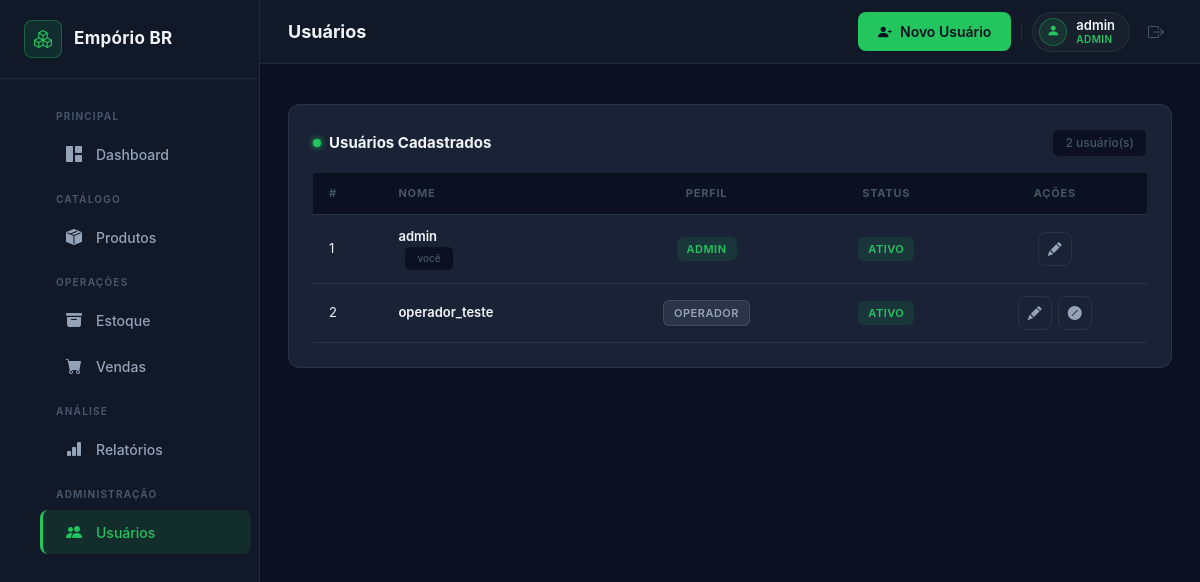
/usuarios (signed in), run on the app's committed database.
### app/models/models.py (models this page shows, shortened)
class Usuario(UserMixin, db.Model):
    __tablename__ = 'usuarios'
    id = db.Column(db.Integer, primary_key=True)
    nome = db.Column(db.String(100), nullable=False)
    senha_hash = db.Column(db.String(255), nullable=False)
    perfil = db.Column(db.String(20), nullable=False, default='operador')  # 'admin' ou 'operador'
    ativo = db.Column(db.Boolean, default=True)
    movimentacoes = db.relationship('Movimentacao', backref='usuario', lazy='dynamic')
    vendas = db.relationship('Venda', backref='usuario', lazy='dynamic')
    @property
    def is_admin(self):
        return self.perfil == 'admin'

### app/routes/usuarios.py (the view)
@usuarios_bp.route('/usuarios')
@login_required
def lista_usuarios():
    bloqueio = _somente_admin()
    if bloqueio:
        return bloqueio
    usuarios = Usuario.query.order_by(Usuario.nome).all()
    return render_template('usuarios/lista.html', usuarios=usuarios)

### app/models/models.py (called while the page is built)
@login_manager.user_loader
def load_user(user_id):
    return Usuario.query.get(int(user_id))

### app/routes/usuarios.py (called while the page is built)
def _somente_admin():
    if not current_user.is_admin:
        flash('Acesso restrito ao administrador.', 'danger')
        return redirect(url_for('main.dashboard'))
    return None

### app/templates/usuarios/lista.html (shortened to what this page needs)
{% extends 'base.html' %}
{% block page_title %}Usuários{% endblock %}
{% block topbar_actions %}
<a href="{{ url_for('usuarios.novo_usuario') }}" class="btn-accent">
  <i class="bi bi-person-plus-fill"></i> Novo Usuário
</a>
{% endblock %}
{% block content %}
<div class="card-dark">
  <div class="section-header mb-3">
    <div class="section-title-group">
      <span class="section-dot dot-green"></span>
      <h5 class="section-title">Usuários Cadastrados</h5>
    </div>
    <span class="badge-gray">{{ usuarios|length }} usuário(s)</span>
  </div>
  <div class="table-scroll">
    <table class="table-dark-custom">
      <thead>
        <tr>
          <th>#</th>
          <th>Nome</th>
          <th class="text-center">Perfil</th>
          <th class="text-center">Status</th>
          <th class="text-center">Ações</th>
        </tr>
      </thead>
      <tbody>
        {% for u in usuarios %}
        <tr>
          <td class="text-muted-col">{{ u.id }}</td>
          <td>
            <span class="product-name">{{ u.nome }}</span>
            {% if u.id == current_user.id %}
              <span class="badge-gray" style="margin-left:6px; font-size:10px;">você</span>
            {% endif %}
          </td>
          <td class="text-center">
            {% if u.is_admin %}
              <span class="status-badge status-ok">Admin</span>
            {% else %}
              <span class="status-badge" style="background:rgba(148,163,184,.15); color:var(--text-secondary); border:1px solid rgba(148,163,184,.2);">Operador</span>
            {% endif %}
          </td>
          <td class="text-center">
            {% if u.ativo %}
              <span class="status-badge status-ok">Ativo</span>
            {% else %}
              <span class="status-badge status-danger">Inativo</span>
            {% endif %}
          </td>
          <td class="text-center">
            <div style="display:flex; gap:6px; justify-content:center;">
              <a href="{{ url_for('usuarios.editar_usuario', id=u.id) }}"
                 class="btn-icon" title="Editar">
                <i class="bi bi-pencil-fill"></i>
              </a>
              {% if u.id != current_user.id %}
              <form method="POST"
                    action="{{ url_for('usuarios.toggle_ativo', id=u.id) }}"
                    style="display:inline"
                    onsubmit="return confirm('{{ 'Desativar' if u.ativo else 'Ativar' }} o usuário {{ u.nome }}?')">
                <button type="submit" class="btn-icon {{ 'btn-icon-danger' if u.ativo else 'btn-icon-ok' }}"
                        title="{{ 'Desativar' if u.ativo else 'Ativar' }}">
                  <i class="bi bi-{{ 'slash-circle-fill' if u.ativo else 'check-circle-fill' }}"></i>
                </button>
              </form>
              {% endif %}
            </div>
          </td>
        </tr>
        {% else %}
        <tr>
          <td colspan="5" class="text-center text-muted-col" style="padding:24px">
            Nenhum usuário cadastrado.
          </td>
        </tr>
        {% endfor %}
      </tbody>
    </table>
  </div>
</div>
{% endblock %}

### app/templates/base.html (shortened to what this page needs)
<!DOCTYPE html>
<html lang="pt-BR">
<head>
  <link href="https://cdn.jsdelivr.net/npm/bootstrap@5.3.3/dist/css/bootstrap.min.css" rel="stylesheet">
  <link href="https://cdn.jsdelivr.net/npm/bootstrap-icons@1.11.3/font/bootstrap-icons.min.css" rel="stylesheet">
  <link href="{{ url_for('static', filename='css/styles.css') }}" rel="stylesheet">
</head>
<body>
<div class="layout-wrapper">
  <aside class="sidebar" id="sidebar">
    <div class="sidebar-brand">
      <span class="brand-icon"><i class="bi bi-boxes"></i></span>
      <span class="brand-name">Empório BR</span>
    </div>
    <nav class="sidebar-nav">
      <ul>
        <li class="nav-label">Principal</li>
        <li>
          <a href="{{ url_for('main.dashboard') }}"
             class="{{ 'active' if request.endpoint == 'main.dashboard' }}">
            <i class="bi bi-grid-1x2-fill"></i>
            <span>Dashboard</span>
          </a>
        </li>
        <li class="nav-label">Catálogo</li>
        <li>
          <a href="{{ url_for('produtos.lista_produtos') }}"
             class="{{ 'active' if request.endpoint and request.endpoint.startswith('produtos.') }}">
            <i class="bi bi-box-seam-fill"></i>
            <span>Produtos</span>
          </a>
        </li>
        <li class="nav-label">Operações</li>
        <li>
          <a href="{{ url_for('estoque.visao_geral') }}"
             class="{{ 'active' if request.endpoint and request.endpoint.startswith('estoque.') }}">
            <i class="bi bi-archive-fill"></i>
            <span>Estoque</span>
          </a>
        </li>
        <li>
          <a href="{{ url_for('vendas.nova_venda') }}"
             class="{{ 'active' if request.endpoint and request.endpoint.startswith('vendas.') }}">
            <i class="bi bi-cart-fill"></i>
            <span>Vendas</span>
          </a>
        </li>
        <li class="nav-label">Análise</li>
        <li>
          <a href="{{ url_for('relatorios.relatorio_estoque') }}"
             class="{{ 'active' if request.endpoint and request.endpoint.startswith('relatorios.') }}">
            <i class="bi bi-bar-chart-fill"></i>
            <span>Relatórios</span>
          </a>
        </li>
        {% if current_user.is_admin %}
        <li class="nav-label">Administração</li>
        <li>
          <a href="{{ url_for('usuarios.lista_usuarios') }}"
             class="{{ 'active' if request.endpoint and request.endpoint.startswith('usuarios.') }}">
            <i class="bi bi-people-fill"></i>
            <span>Usuários</span>
          </a>
        </li>
        {% endif %}
      </ul>
    </nav>
  </aside>
  <div class="main-content">
    <header class="topbar">
      <h1 class="page-title">{% block page_title %}{% endblock %}</h1>
      <div class="topbar-right">
        {% block topbar_actions %}{% endblock %}
        <div class="topbar-user">
          <div class="topbar-avatar"><i class="bi bi-person-fill"></i></div>
          <div class="topbar-user-info">
            <span class="topbar-user-name">{{ current_user.nome }}</span>
            <span class="topbar-user-role" style="{{ '' if current_user.is_admin else 'color:var(--info);' }}">
              {{ 'Admin' if current_user.is_admin else 'Operador' }}
            </span>
          </div>
        </div>
        <a href="{{ url_for('auth.logout') }}" class="btn-logout" title="Sair">
          <i class="bi bi-box-arrow-right"></i>
        </a>
      </div>
    </header>
    <div class="flash-container">
    </div>
    <main class="page-body">
      {% block content %}{% endblock %}
    </main>
  </div>
</div>
</body>
</html>

### data on the page
Usuario: nome "admin", perfil "ADMIN", id "1", shows "você", ativo "ATIVO"
Usuario: id "2", nome "operador_teste", perfil "OPERADOR", ativo "ATIVO"

### other printed values
{{ usuarios|length }} "2"
